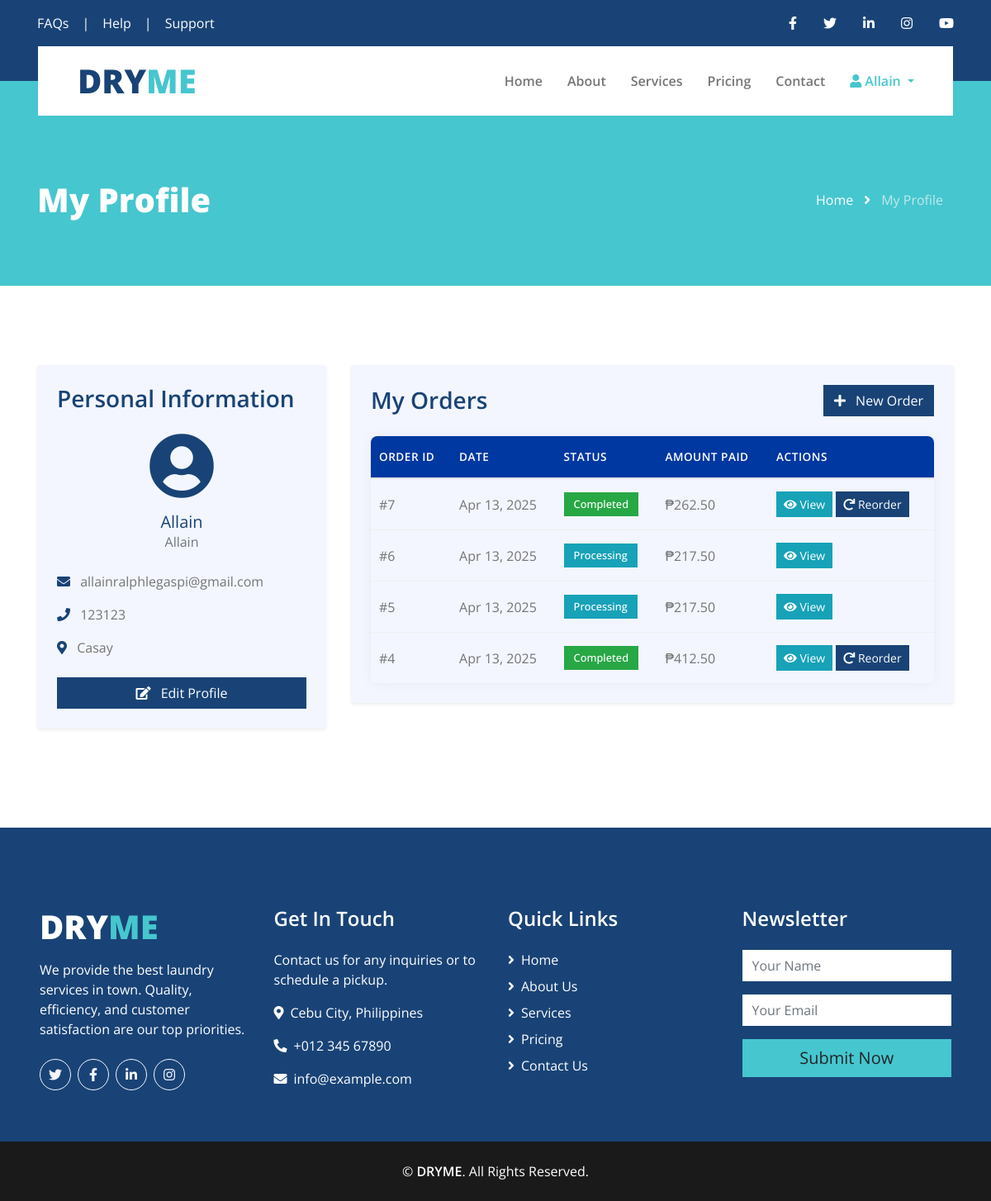
The app's page /profile.php (signed in), older data.
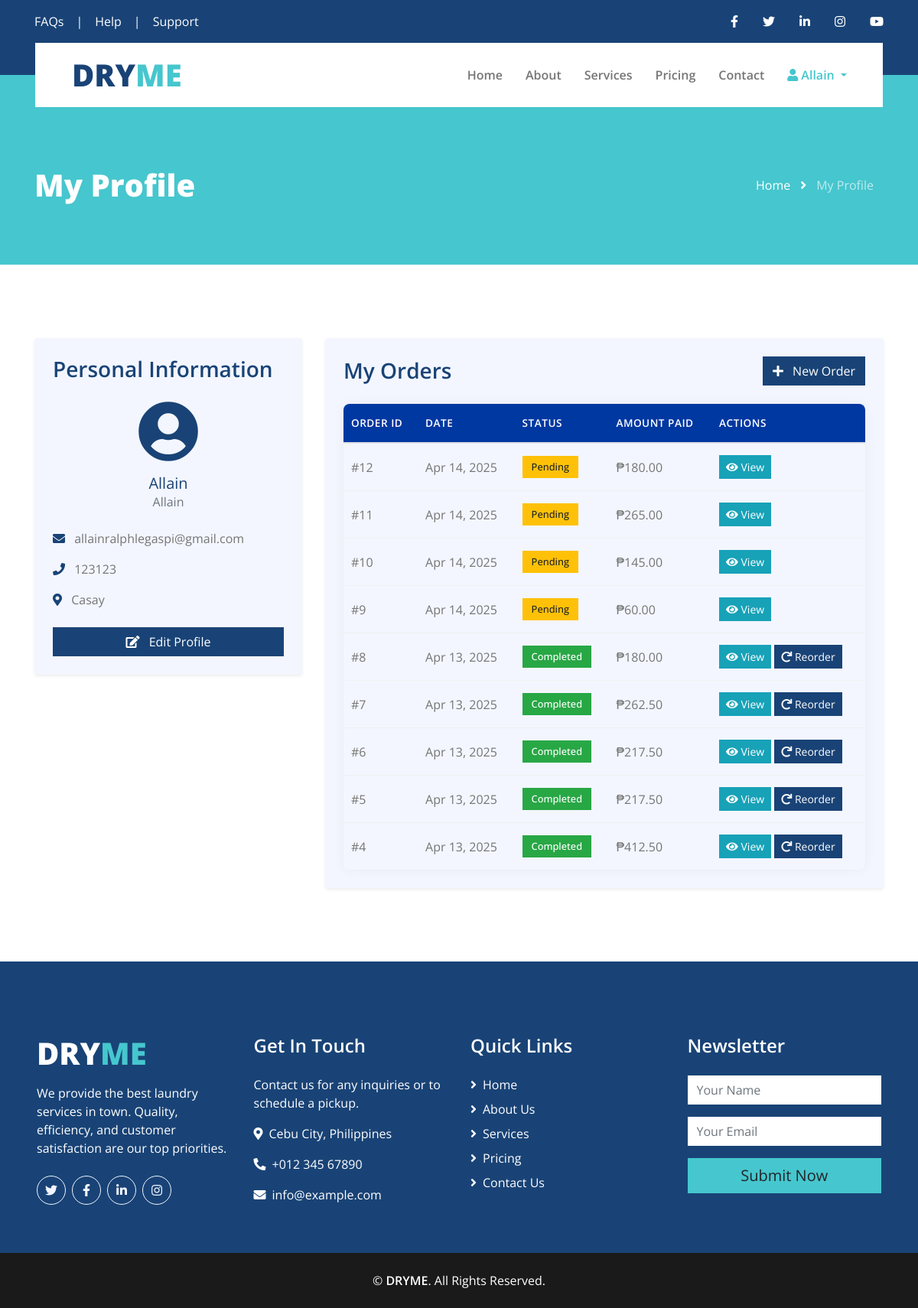
The same page, newer data.
### tables this page shows
CREATE TABLE `orders` (
  `order_id` int(11) NOT NULL,
  `customer_id` int(11) DEFAULT NULL,
  `total_amount` decimal(10,2) NOT NULL,
  `status` enum('pending','processing','completed','cancelled') DEFAULT 'pending',
  `pickup_date` date DEFAULT NULL,
  `delivery_date` date DEFAULT NULL,
  `created_at` timestamp NOT NULL DEFAULT current_timestamp(),
  `priority` varchar(20) DEFAULT 'normal',
  `delivery` tinyint(1) DEFAULT 0,
  `pickup` tinyint(1) DEFAULT 0,
  `weight` decimal(10,2) NOT NULL DEFAULT 0.00
);

### profile.php (the view, shortened to what the changed rows need)
<?php
require_once 'includes/db_connect.php';
$stmt = $pdo->prepare("SELECT * FROM orders WHERE customer_id = ? ORDER BY created_at DESC");
$stmt->execute([$_SESSION['user_id']]);
$orders = $stmt->fetchAll();
?>
<!DOCTYPE html>
<html lang="en">
<head>
    <link href="https://cdnjs.cloudflare.com/ajax/libs/font-awesome/5.15.0/css/all.min.css" rel="stylesheet">
    <link href="lib/owlcarousel/assets/owl.carousel.min.css" rel="stylesheet">
    <link href="css/style.css" rel="stylesheet">
</head>
<body>
    <div class="container-fluid position-relative nav-bar p-0">
        <div class="container-lg position-relative p-0 px-lg-3" style="z-index: 9;">
            <nav class="navbar navbar-expand-lg bg-white navbar-light py-3 py-lg-0 pl-3 pl-lg-5">
                <a href="" class="navbar-brand">
                    <h1 class="m-0 text-secondary"><span class="text-primary">DRY</span>ME</h1>
                </a>
            </nav>
        </div>
    </div>
    <div class="page-header container-fluid bg-secondary pt-2 pt-lg-5 pb-2 mb-5">
        <div class="container py-5">
            <div class="row align-items-center py-4">
                <div class="col-md-6 text-center text-md-left">
                    <h1 class="mb-4 mb-md-0 text-white">My Profile</h1>
                </div>
            </div>
        </div>
    </div>
    <div class="container-fluid py-5">
        <div class="container">
            <div class="row">
                <div class="col-lg-8">
                    <div class="bg-light p-4 rounded shadow-sm">
                        <?php if (count($orders) > 0): ?>
                            <div class="table-responsive order-table-container">
                                <table class="table table-hover" id="ordersTable">
                                    <thead class="thead-primary">
                                        <tr>
                                            <th>ORDER ID</th>
                                            <th>DATE</th>
                                            <th>STATUS</th>
                                            <th>AMOUNT PAID</th>
                                            <th>ACTIONS</th>
                                        </tr>
                                    </thead>
                                    <tbody>
                                        <?php foreach ($orders as $order): ?>
                                            <tr>
                                                <td>#<?php echo $order['order_id']; ?></td>
                                                <td><?php echo date('M d, Y', strtotime($order['created_at'])); ?></td>
                                                <td>
                                                    <?php
                                                    $status_class = '';
                                                    switch ($order['status']) {
                                                        case 'pending':
                                                            $status_class = 'warning';
                                                            break;
                                                        case 'processing':
                                                            $status_class = 'info';
                                                            break;
                                                        case 'completed':
                                                            $status_class = 'success';
                                                            break;
                                                    }
                                                    ?>
                                                    <span class="badge badge-<?php echo $status_class; ?> badge-pill">
                                                        <?php echo ucfirst($order['status']); ?>
                                                    </span>
                                                </td>
                                                <td>₱<?php echo number_format($order['total_amount'], 2); ?></td>
                                                <td>
                                                    <button class="btn btn-sm btn-info view-order-btn" data-order-id="<?php echo $order['order_id']; ?>">
                                                        <i class="fa fa-eye"></i> View
                                                    </button>
                                                    <?php if ($order['status'] == 'completed'): ?>
                                                    <button class="btn btn-sm btn-primary reorder-btn" data-order-id="<?php echo $order['order_id']; ?>">
                                                        <i class="fa fa-redo"></i> Reorder
                                                    </button>
                                                    <?php endif; ?>
                                                </td>
                                            </tr>
                                        <?php endforeach; ?>
                                    </tbody>
                                </table>
                            </div>
                        <?php endif; ?>
                    </div>
                </div>
            </div>
        </div>
    </div>
    <div class="container-fluid bg-primary text-white mt-5 pt-5 px-sm-3 px-md-5">
        <div class="row pt-5">
            <div class="col-lg-3 col-md-6 mb-5">
                <a href=""><h1 class="text-secondary mb-3"><span class="text-white">DRY</span>ME</h1></a>
            </div>
        </div>
    </div>
</body>
</html>

Row changes from the older to the newer data that the page shows:
added orders: order_id "12", created_at "Apr 14, 2025", status "Pending", total_amount "180.00"
added orders: order_id "11", created_at "Apr 14, 2025", status "Pending", total_amount "265.00"
added orders: order_id "10", created_at "Apr 14, 2025", status "Pending", total_amount "145.00"
added orders: order_id "9", created_at "Apr 14, 2025", status "Pending", total_amount "60.00"
added orders: order_id "8", created_at "Apr 13, 2025", status "Completed", total_amount "180.00"
changed orders id 6: status "Processing" → "Completed"; now shows "Reorder"
changed orders id 5: status "Processing" → "Completed"; now shows "Reorder"
